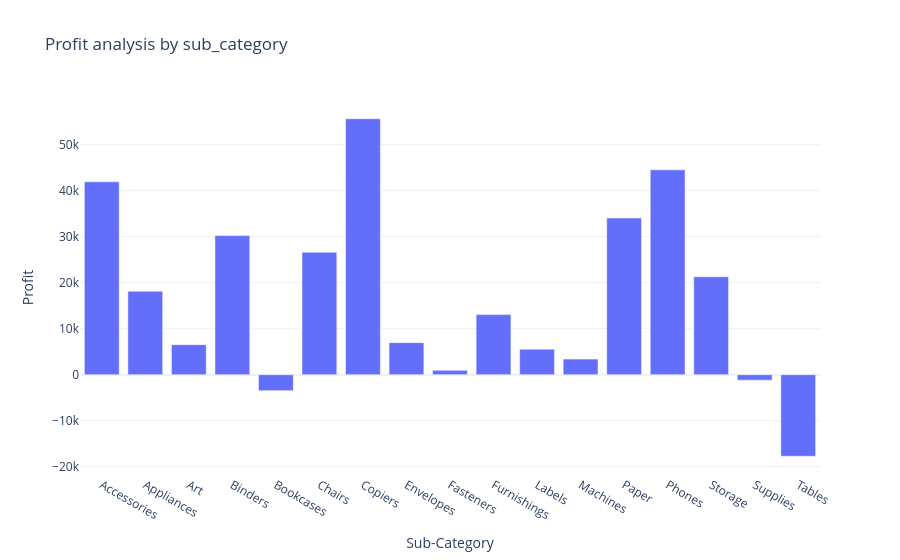

Notebook code for this chart:
### Code cell
profit_by_subcategory = data.groupby('Sub-Category')['Profit'].sum().reset_index()
fig = px.bar(profit_by_subcategory,x='Sub-Category',y = 'Profit', title ="Profit analysis by sub_category")
fig.show()

### Figure 1 — Plotly figure (JSON) as saved in the notebook; plotly's stock layout.template omitted (floating-point values rounded to 4 significant figures)
{"data": [{"hovertemplate": "Sub-Category=%{x}<br>Profit=%{y}<extra></extra>", "legendgroup": "", "marker": {"color": "#636efa", "pattern": {"shape": ""}}, "name": "", "orientation": "v", "showlegend": false, "textposition": "auto", "type": "bar", "x": ["Accessories", "Appliances", "Art", "Binders", "Bookcases", "Chairs", "Copiers", "Envelopes", "Fasteners", "Furnishings", "Labels", "Machines", "Paper", "Phones", "Storage", "Supplies", "Tables"], "xaxis": "x", "y": [41940.0, 18140.0, 6528.0, 30220.0, -3473.0, 26590.0, 55620.0, 6964.0, 949.5, 13060.0, 5546.0, 3385.0, 34050.0, 44520.0, 21280.0, -1189.0, -17730.0], "yaxis": "y"}], "layout": {"barmode": "relative", "legend": {"tracegroupgap": 0}, "title": {"text": "Profit analysis by sub_category"}, "xaxis": {"anchor": "y", "domain": [0, 1], "title": {"text": "Sub-Category"}}, "yaxis": {"anchor": "x", "domain": [0, 1], "title": {"text": "Profit"}}}}
